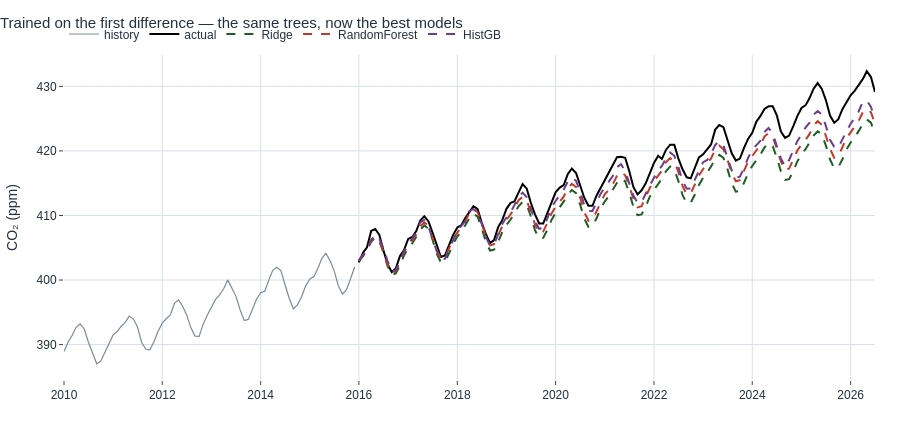

Notebook cell for this chart:
### Code cell
E.plot_forecast(tr, actual=te, forecasts=preds_diff,
                title="Trained on the first difference — the same trees, now the best models",
                ylab="CO₂ (ppm)", n_history=72, height=430).show()
